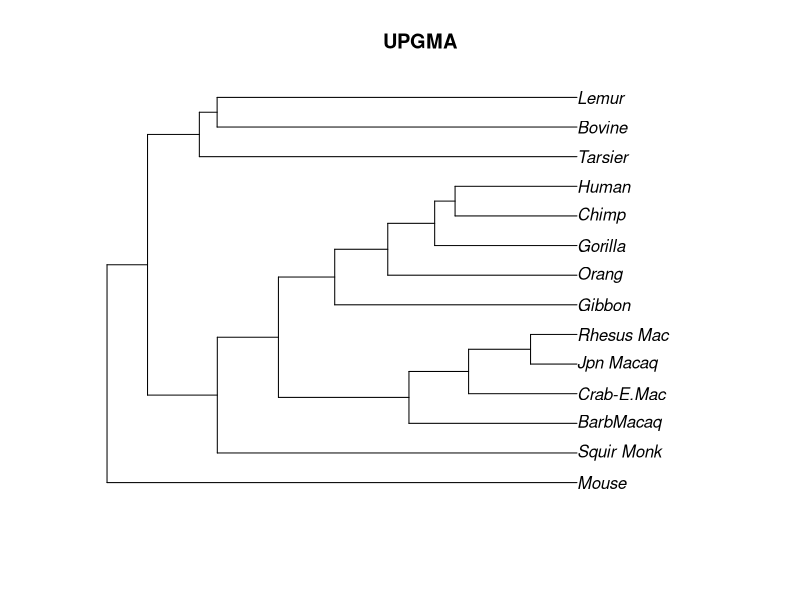
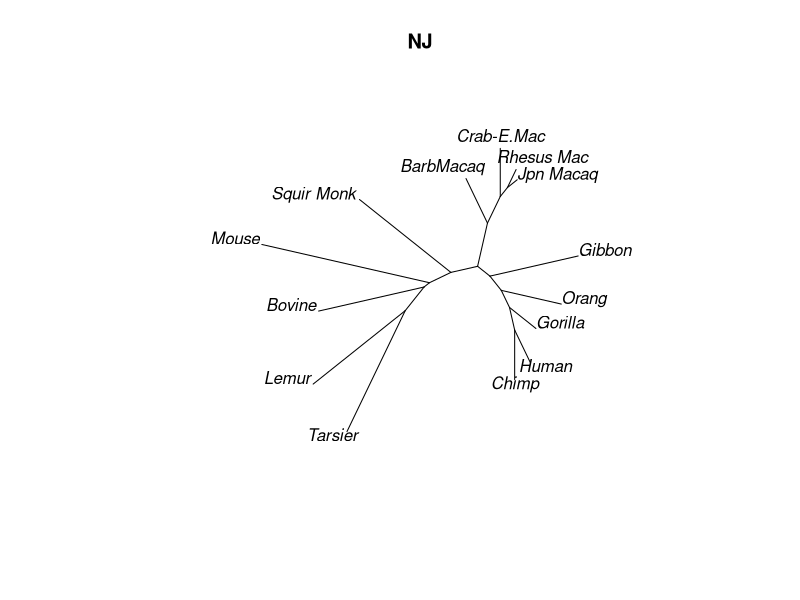

R code for these plots, in order:
install.packages("phangorn")
library(ape)
library(phangorn)
fdir <- system.file("extdata/trees", package = "phangorn")
primates <- read.phyDat(file.path(fdir, "primates.dna"),
format = "interleaved") 
primates
distanceMatrixPrimates  <- dist.ml(primates)
UPGMA_Primates  <- upgma(distanceMatrixPrimates)
NJ_Primates  <- NJ(distanceMatrixPrimates)
plot(UPGMA_Primates, main="UPGMA")
plot(NJ_Primates, "unrooted", main="NJ")
